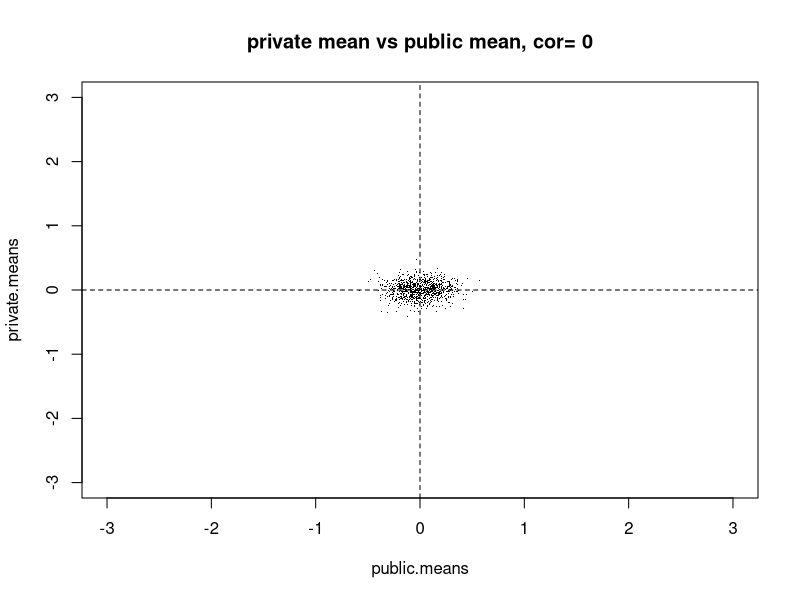
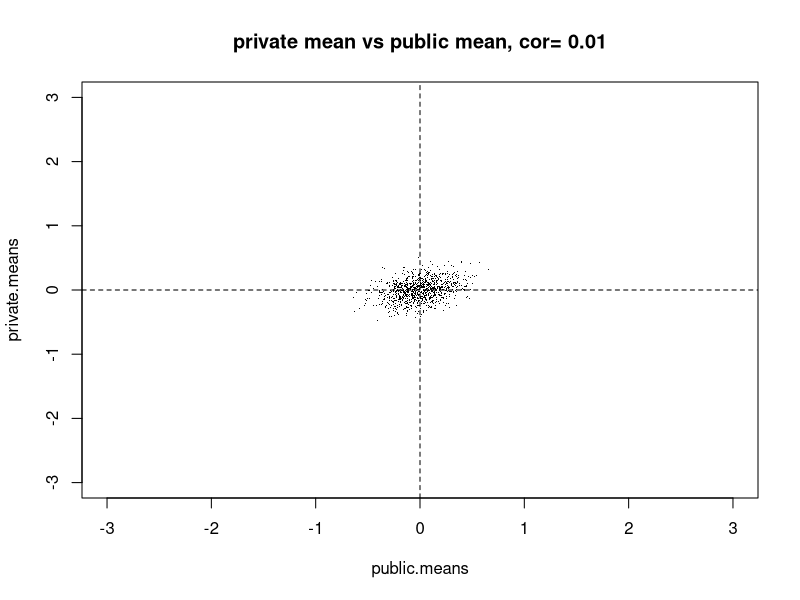
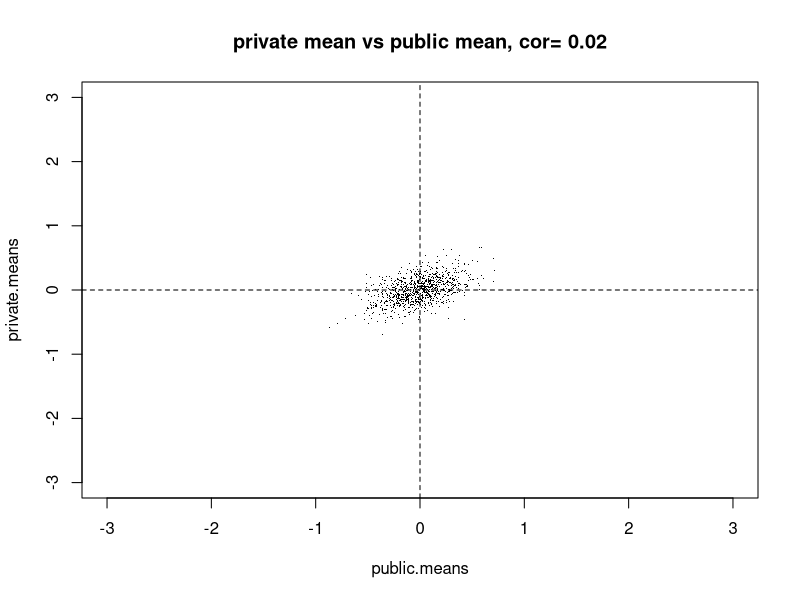
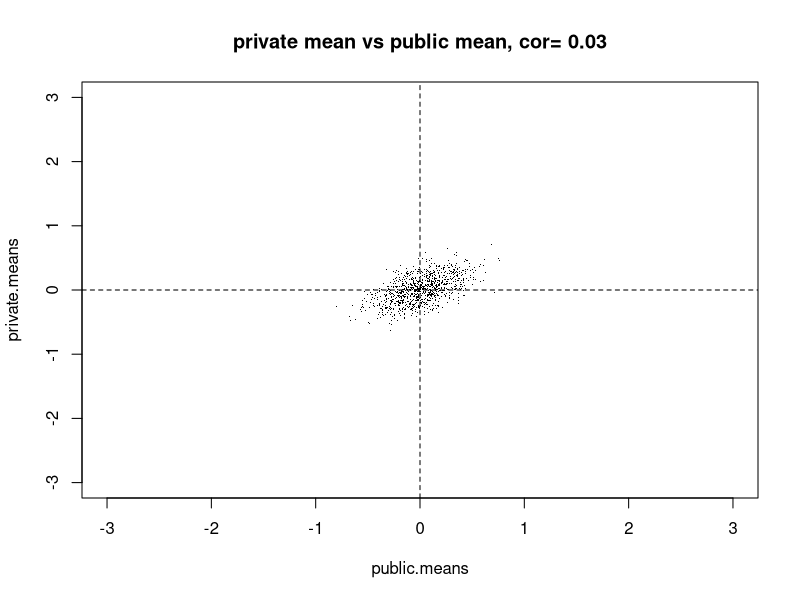
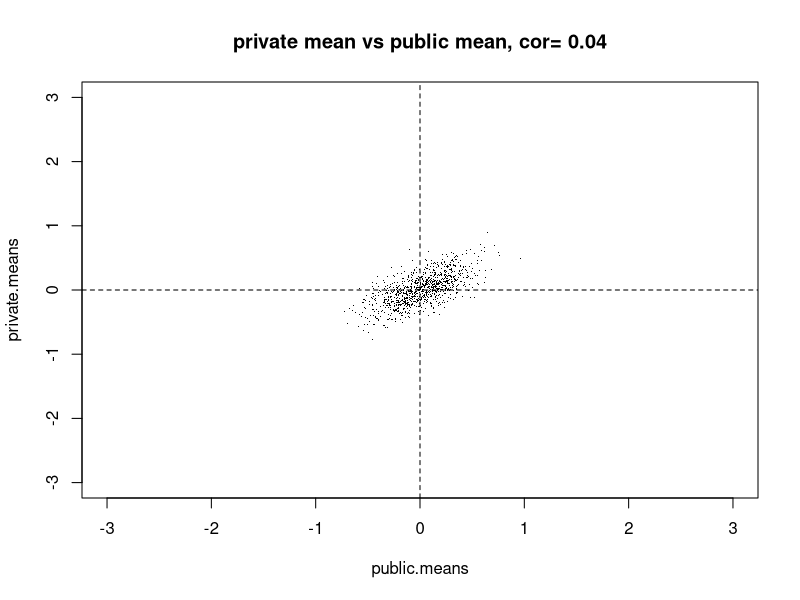
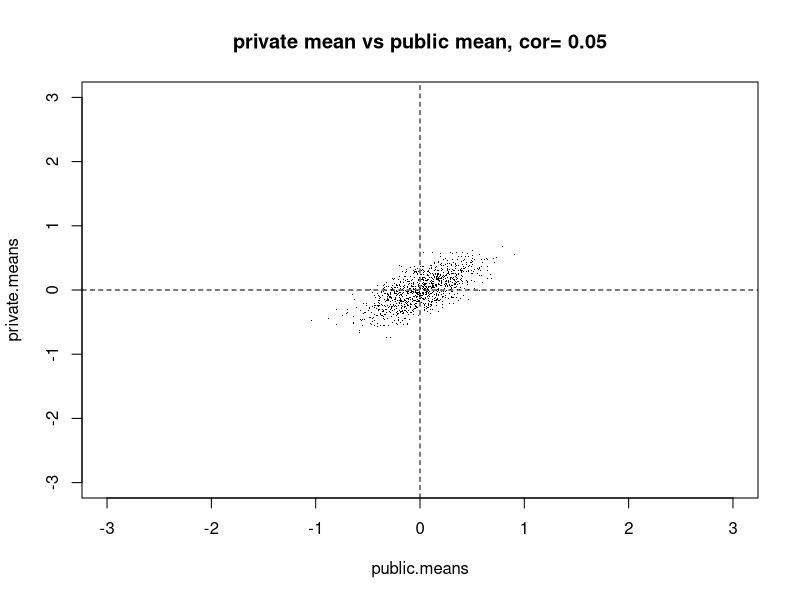
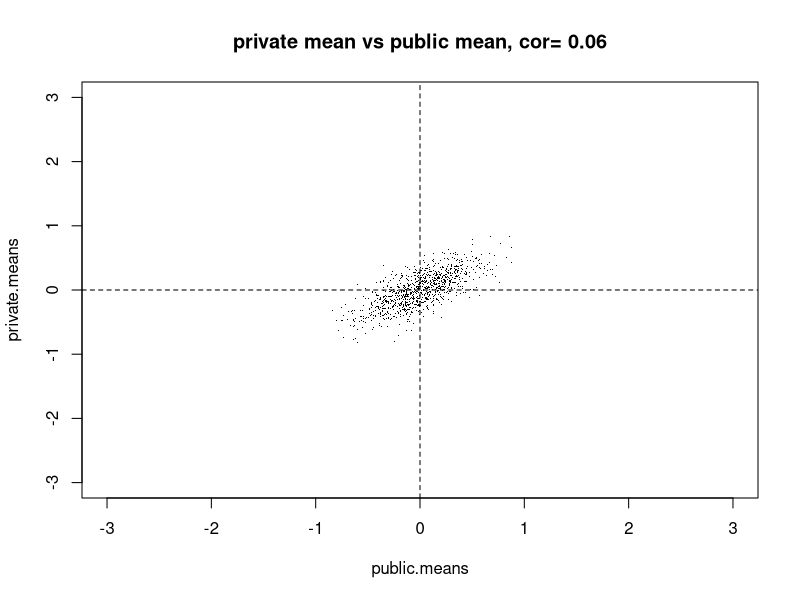
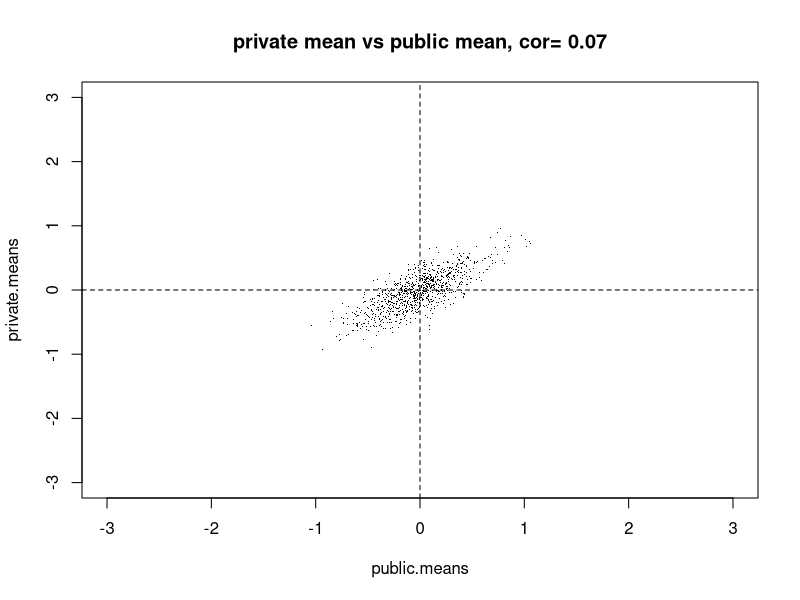

Recreate these plots in R, in order.

library(MASS)

pdf(file="sample-means.pdf")

cor.rnorm <- function(n.dim, n.samples, cor.const) {

    cor.matrix <- rep(cor.const, n.dim*n.dim)
    dim(cor.matrix) <- c(n.dim, n.dim)
    diag(cor.matrix) <- 1
    zero.means <- rep(0, n.dim)
    mvrnorm(n=n.samples, mu=zero.means, Sigma=cor.matrix)
}

N.dim  <- 100
trials <- 1000

group.cors <- c(0:100) / 100

for(group.cor in group.cors) {

    cat("processing cor: ", group.cor, "\n")

    x <- cor.rnorm(N.dim, trials, group.cor)
    sample.cols <- sample(1:N.dim, N.dim/3)
    public.means <- rowMeans(x[, sample.cols])
    private.means  <- rowMeans(x[,-sample.cols])

    # lim <- max(max(abs(train.means)), max(abs(test.means)))
    lim <- 3
    plot(   public.means, private.means, 
            pch=".", 
            xlim=c(-lim, lim), ylim=c(-lim,lim),
            main=paste("private mean vs public mean, cor=", group.cor)
    )
    abline(h=0, lty=2)
    abline(v=0, lty=2)

}
